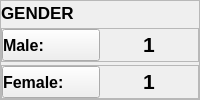
              <widget class="QFrame" name="frame_11">
               <property name="maximumSize">
                <size>
                 <width>16777215</width>
                 <height>111</height>
                </size>
               </property>
               <property name="frameShape">
                <enum>QFrame::StyledPanel</enum>
               </property>
               <property name="frameShadow">
                <enum>QFrame::Raised</enum>
               </property>
               <layout class="QVBoxLayout" name="verticalLayout_8">
                <property name="spacing">
                 <number>3</number>
                </property>
                <property name="leftMargin">
                 <number>0</number>
                </property>
                <property name="topMargin">
                 <number>0</number>
                </property>
                <property name="rightMargin">
                 <number>0</number>
                </property>
                <property name="bottomMargin">
                 <number>0</number>
                </property>
                <item>
                 <widget class="QLabel" name="label_10">
                  <property name="font">
                   <font>
                    <pointsize>13</pointsize>
                    <bold>true</bold>
                   </font>
                  </property>
                  <property name="text">
                   <string>GENDER</string>
                  </property>
                 </widget>
                </item>
                <item>
                 <widget class="QFrame" name="frame_19">
                  <property name="frameShape">
                   <enum>QFrame::StyledPanel</enum>
                  </property>
                  <property name="frameShadow">
                   <enum>QFrame::Raised</enum>
                  </property>
                  <layout class="QHBoxLayout" name="horizontalLayout_12" stretch="0,0">
                   <property name="spacing">
                    <number>0</number>
                   </property>
                   <property name="leftMargin">
                    <number>0</number>
                   </property>
                   <property name="topMargin">
                    <number>0</number>
                   </property>
                   <property name="rightMargin">
                    <number>0</number>
                   </property>
                   <property name="bottomMargin">
                    <number>0</number>
                   </property>
                   <item>
                    <widget class="QPushButton" name="pushButton_7">
                     <property name="minimumSize">
                      <size>
                       <width>90</width>
                       <height>32</height>
                      </size>
                     </property>
                     <property name="maximumSize">
                      <size>
                       <width>120</width>
                       <height>16777215</height>
                      </size>
                     </property>
                     <property name="font">
                      <font>
                       <pointsize>12</pointsize>
                       <bold>true</bold>
                      </font>
                     </property>
                     <property name="styleSheet">
                      <string notr="true">text-align: left;</string>
                     </property>
                     <property name="text">
                      <string>Male: </string>
                     </property>
                     <property name="icon">
                      <iconset>
                       <normaloff>../../../../.designer/images&amp;icon/male.png</normaloff>../../../../.designer/images&amp;icon/male.png</iconset>
                     </property>
                     <property name="iconSize">
                      <size>
                       <width>20</width>
                       <height>20</height>
                      </size>
                     </property>
                    </widget>
                   </item>
                   <item>
                    <widget class="QLabel" name="male_display">
                     <property name="font">
                      <font>
                       <pointsize>20</pointsize>
                       <bold>true</bold>
                      </font>
                     </property>
                     <property name="text">
                      <string>&lt;html&gt;&lt;head/&gt;&lt;body&gt;&lt;p align=&quot;center&quot;&gt;&lt;span style=&quot; font-size:16pt;&quot;&gt;1&lt;/span&gt;&lt;/p&gt;&lt;/body&gt;&lt;/html&gt;</string>
                     </property>
                    </widget>
                   </item>
                  </layout>
                 </widget>
                </item>
                <item>
                 <widget class="QFrame" name="frame_18">
                  <property name="frameShape">
                   <enum>QFrame::StyledPanel</enum>
                  </property>
                  <property name="frameShadow">
                   <enum>QFrame::Raised</enum>
                  </property>
                  <layout class="QHBoxLayout" name="horizontalLayout_13">
                   <property name="spacing">
                    <number>0</number>
                   </property>
                   <property name="leftMargin">
                    <number>0</number>
                   </property>
                   <property name="topMargin">
                    <number>0</number>
                   </property>
                   <property name="rightMargin">
                    <number>0</number>
                   </property>
                   <property name="bottomMargin">
                    <number>0</number>
                   </property>
                   <item>
                    <widget class="QPushButton" name="pushButton_8">
                     <property name="minimumSize">
                      <size>
                       <width>90</width>
                       <height>32</height>
                      </size>
                     </property>
                     <property name="maximumSize">
                      <size>
                       <width>120</width>
                       <height>16777215</height>
                      </size>
                     </property>
                     <property name="font">
                      <font>
                       <pointsize>12</pointsize>
                       <bold>true</bold>
                      </font>
                     </property>
                     <property name="styleSheet">
                      <string notr="true">text-align: left;</string>
                     </property>
                     <property name="text">
                      <string>Female: </string>
                     </property>
                     <property name="icon">
                      <iconset>
                       <normaloff>../../../../.designer/images&amp;icon/femenine.png</normaloff>../../../../.designer/images&amp;icon/femenine.png</iconset>
                     </property>
                     <property name="iconSize">
                      <size>
                       <width>20</width>
                       <height>20</height>
                      </size>
                     </property>
                    </widget>
                   </item>
                   <item>
                    <widget class="QLabel" name="female_display">
                     <property name="font">
                      <font>
                       <pointsize>20</pointsize>
                       <bold>true</bold>
                      </font>
                     </property>
                     <property name="text">
                      <string>&lt;html&gt;&lt;head/&gt;&lt;body&gt;&lt;p align=&quot;center&quot;&gt;&lt;span style=&quot; font-size:16pt;&quot;&gt;1&lt;/span&gt;&lt;/p&gt;&lt;/body&gt;&lt;/html&gt;</string>
                     </property>
                    </widget>
                   </item>
                  </layout>
                 </widget>
                </item>
               </layout>
              </widget>
